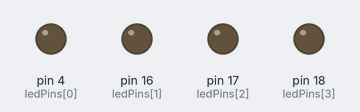
The sketch below on a simulated Arduino Uno, built with avr-gcc and run on an emulated ATmega328P. On the bench: output pins drawn as LEDs (lit = HIGH).

Above: at 0.3 s.
At 0.75 s:
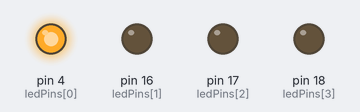
At 1.35 s:
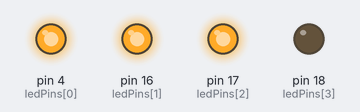
At 1.95 s:
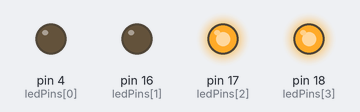
At 3.16 s:
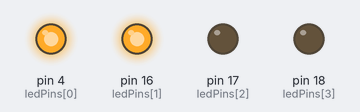
At 4.36 s:
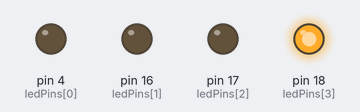
Timing chart, 0 to 4.8 s (numbered marks = the images above):
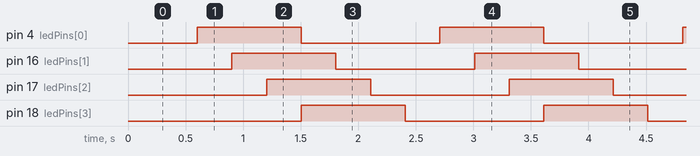

The sketch:

LEDExample1.ino
```cpp
/*

  LEDExample1
  Language: Arduino
  Author: Michael Naish
  Date: 23/01/26

  This code will create a "sweep" of LEDs moving in sequence. For full effect, the number of LEDs in the sweep
  pattern should be less than the total number of LEDs. It is assumed that LEDs are connected to GPIO pins.

  Rev 1 - Initial version

*/

const int ledPins[] = {
  4, 16, 17, 18};                                // select the digital pins for the LEDs
const int numberLEDs =
  sizeof(ledPins) / sizeof(ledPins[0]);          // number of LEDs in display
int sweep = 3;                                   // number of LEDs in sweep pattern
int state = 0;                                   // current state of LEDs
unsigned long prevMillis = 0;                    // start time for delay cycle, in milliseconds
unsigned long curMillis = 0;                     // current time, in milliseconds
unsigned long rate = 300;                        // time delay for switching effect

void setup() {
 // set all LED pins as outputs
  for (int i = 0; i < numberLEDs; i++) {
    pinMode(ledPins[i], OUTPUT);
  }
}

void loop() {
  curMillis = millis();                          // get the current time in milliseconds
  if(curMillis - prevMillis > rate) {            // check to see if elapsed time matched the desired delay
    prevMillis = curMillis;                      // update the start time for the next delay cycle
    if(state <= numberLEDs && state > 0) {       // turn on LEDs for states 1 to numberLEDs
      digitalWrite(ledPins[state-1], HIGH);      // account for zero index of ledPins
    }
    if(state >= sweep)                           // once number of LEDs in sweep has been turned on, start
    {                                            // turning off trailing LEDs
      digitalWrite(ledPins[state-sweep-1], LOW); // account for zero index of ledPins
    }
    if(state == 0)                               // clear last LED turned on from previous state sequence
    {
      digitalWrite(ledPins[numberLEDs-1], LOW);  // account for zero index of ledPins
    }
    state++;                                     // shift to next state
    if(state == numberLEDs+sweep)                // if past last state (with zero index)
       state = 0;                                // reset state to zero to restart sequence
  }
}
```

Measured:
- by itself, pin 4 (ledPins[0]), pin 16 (ledPins[1]), pin 17 (ledPins[2]), pin 18 (ledPins[3]): alternates HIGH for 0.90 s and LOW for 1.2 s
- by itself, everything shown: repeats every 2.1 s, in 7 steps
